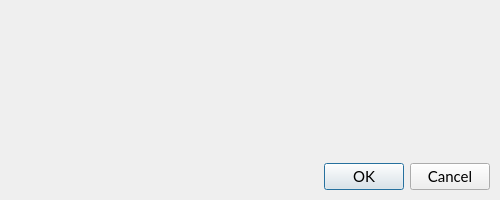
<?xml version="1.0" encoding="UTF-8"?>
<ui version="4.0">
 <class>RescanDialog</class>
 <widget class="QDialog" name="RescanDialog">
  <property name="windowModality">
   <enum>Qt::NonModal</enum>
  </property>
  <property name="geometry">
   <rect>
    <x>0</x>
    <y>0</y>
    <width>500</width>
    <height>200</height>
   </rect>
  </property>
  <property name="sizePolicy">
   <sizepolicy hsizetype="Preferred" vsizetype="Minimum">
    <horstretch>0</horstretch>
    <verstretch>0</verstretch>
   </sizepolicy>
  </property>
  <property name="minimumSize">
   <size>
    <width>500</width>
    <height>0</height>
   </size>
  </property>
  <property name="font">
   <font>
    <family>Lato</family>
    <pointsize>11</pointsize>
   </font>
  </property>
  <property name="windowTitle">
   <string>Rescan Blockchain</string>
  </property>
  <layout class="QVBoxLayout" name="verticalLayout">
   <property name="leftMargin">
    <number>10</number>
   </property>
   <property name="topMargin">
    <number>20</number>
   </property>
   <property name="rightMargin">
    <number>10</number>
   </property>
   <property name="bottomMargin">
    <number>10</number>
   </property>
   <item>
    <layout class="QVBoxLayout" name="verticalLayout_2">
     <item>
      <widget class="QLabel" name="statusLabel">
       <property name="font">
        <font>
         <weight>50</weight>
         <bold>false</bold>
        </font>
       </property>
       <property name="layoutDirection">
        <enum>Qt::LeftToRight</enum>
       </property>
       <property name="text">
        <string/>
       </property>
       <property name="alignment">
        <set>Qt::AlignLeading|Qt::AlignLeft|Qt::AlignTop</set>
       </property>
       <property name="wordWrap">
        <bool>true</bool>
       </property>
      </widget>
     </item>
    </layout>
   </item>
   <item>
    <widget class="QDialogButtonBox" name="buttonBox">
     <property name="orientation">
      <enum>Qt::Horizontal</enum>
     </property>
     <property name="standardButtons">
      <set>QDialogButtonBox::Cancel|QDialogButtonBox::Ok</set>
     </property>
    </widget>
   </item>
  </layout>
 </widget>
 <resources/>
 <connections>
  <connection>
   <sender>buttonBox</sender>
   <signal>accepted()</signal>
   <receiver>RescanDialog</receiver>
   <slot>accept()</slot>
   <hints>
    <hint type="sourcelabel">
     <x>248</x>
     <y>254</y>
    </hint>
    <hint type="destinationlabel">
     <x>157</x>
     <y>274</y>
    </hint>
   </hints>
  </connection>
  <connection>
   <sender>buttonBox</sender>
   <signal>rejected()</signal>
   <receiver>RescanDialog</receiver>
   <slot>reject()</slot>
   <hints>
    <hint type="sourcelabel">
     <x>316</x>
     <y>260</y>
    </hint>
    <hint type="destinationlabel">
     <x>286</x>
     <y>274</y>
    </hint>
   </hints>
  </connection>
 </connections>
</ui>
